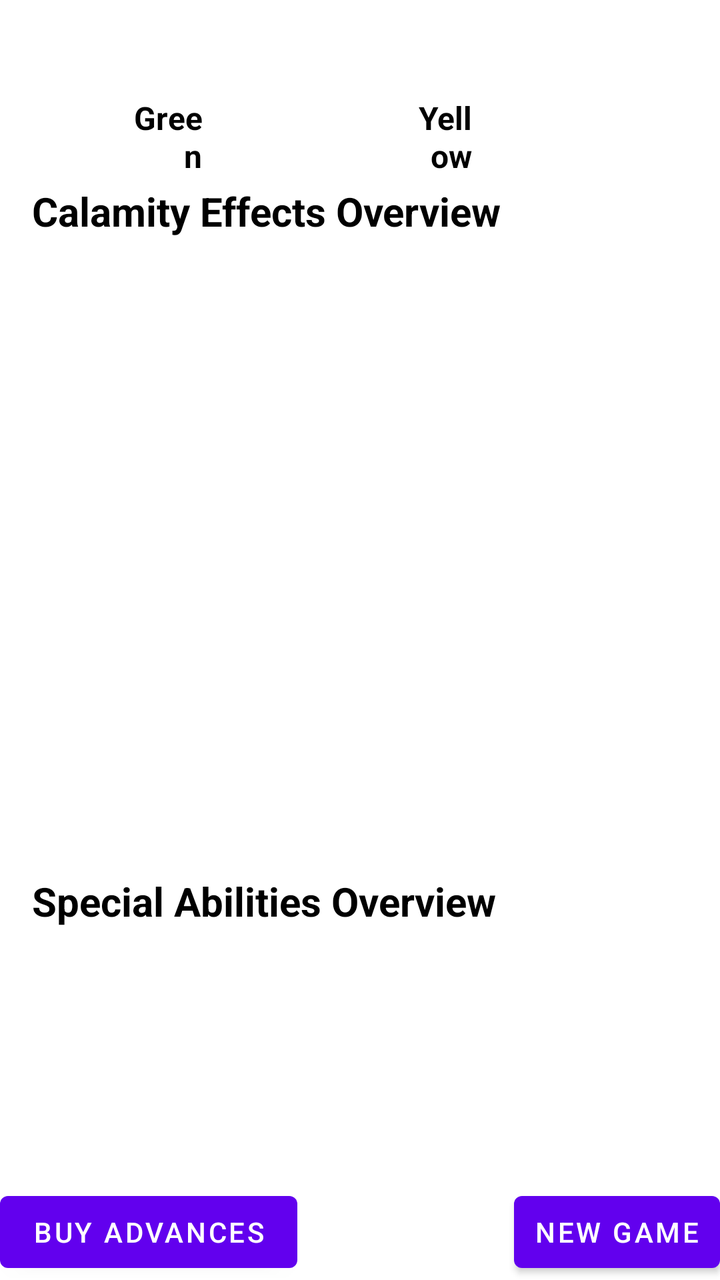
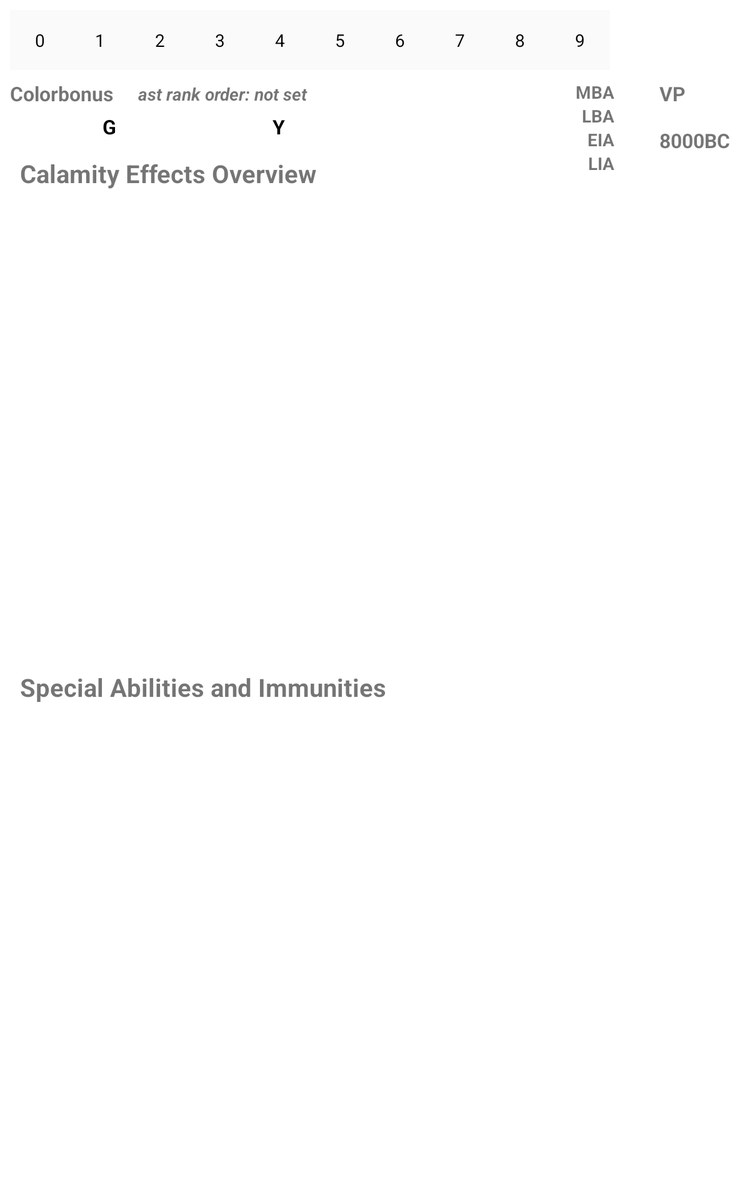

One screen, two layout resources from the same app: the default and the repository's alternative for another configuration. Each is rendered where Android would select it; the XML of both is given below.
<!-- AndroidManifest.xml: application theme Theme.CivicHelper -->
<!-- res/layout/fragment_home.xml -->
<?xml version="1.0" encoding="utf-8"?>
<androidx.constraintlayout.widget.ConstraintLayout xmlns:android="http://schemas.android.com/apk/res/android"
    xmlns:app="http://schemas.android.com/apk/res-auto"
    xmlns:tools="http://schemas.android.com/tools"
    android:id="@+id/frameLayout"
    android:layout_width="match_parent"
    android:layout_height="match_parent"
    tools:context=".HomeFragment">

    <TextView
        android:id="@+id/textView"
        android:layout_width="0dp"
        android:layout_height="0dp"
        app:layout_constraintBottom_toBottomOf="parent"
        app:layout_constraintEnd_toEndOf="parent"
        app:layout_constraintHorizontal_bias="1.0"
        app:layout_constraintStart_toStartOf="parent"
        app:layout_constraintTop_toTopOf="parent"
        app:layout_constraintVertical_bias="0.0" />

    <Button
        android:id="@+id/startBtn"
        android:layout_width="wrap_content"
        android:layout_height="wrap_content"
        android:text="Buy Advances"
        app:layout_constraintBottom_toBottomOf="parent"
        app:layout_constraintStart_toStartOf="parent" />

    <Button
        android:id="@+id/resetBtn"
        android:layout_width="wrap_content"
        android:layout_height="wrap_content"
        android:paddingHorizontal="10dp"
        android:text="New Game"
        app:layout_constraintBottom_toBottomOf="parent"
        app:layout_constraintEnd_toEndOf="parent" />

    <TextView
        android:id="@+id/tvBoni"
        android:layout_width="wrap_content"
        android:layout_height="30dp"
        android:layout_marginStart="17dp"
        android:layout_marginTop="16dp"
        android:layout_marginEnd="304dp"
        android:layout_marginBottom="685dp"
        android:text="Colorbonus"
        android:textColor="#000000"
        android:textSize="20sp"
        android:textStyle="bold"
        app:layout_constraintBottom_toBottomOf="parent"
        app:layout_constraintEnd_toEndOf="parent"
        app:layout_constraintHorizontal_bias="0.0"
        app:layout_constraintStart_toStartOf="parent"
        app:layout_constraintTop_toTopOf="parent"
        app:layout_constraintVertical_bias="0.0" />

    <TextView
        android:id="@+id/bonusBlue"
        android:layout_width="@dimen/color_bonus"
        android:layout_height="wrap_content"
        android:layout_marginStart="16dp"
        android:layout_marginTop="43dp"
        android:gravity="end"
        android:padding="5dp"
        android:text="Blue"
        android:textColor="#FFFFFF"
        android:textSize="@dimen/text_size_bonus"
        android:textStyle="bold"
        app:layout_constraintStart_toStartOf="parent"
        app:layout_constraintTop_toTopOf="parent" />

    <TextView
        android:id="@+id/bonusGreen"
        android:layout_width="@dimen/color_bonus"
        android:layout_height="wrap_content"
        android:gravity="end"
        android:padding="5dp"
        android:text="Green"
        android:textColor="#000000"
        android:textColorHighlight="#F8F5F5"
        android:textSize="@dimen/text_size_bonus"
        android:textStyle="bold"
        app:layout_constraintStart_toEndOf="@+id/bonusBlue"
        app:layout_constraintTop_toTopOf="@+id/bonusBlue" />

    <TextView
        android:id="@+id/bonusOrange"
        android:layout_width="@dimen/color_bonus"
        android:layout_height="wrap_content"
        android:gravity="end"
        android:padding="5dp"
        android:text="Orange"
        android:textColor="#ffffff"
        android:textSize="@dimen/text_size_bonus"
        android:textStyle="bold"
        app:layout_constraintStart_toEndOf="@+id/bonusGreen"
        app:layout_constraintTop_toTopOf="@+id/bonusGreen" />

    <TextView
        android:id="@+id/bonusRed"
        android:layout_width="@dimen/color_bonus"
        android:layout_height="wrap_content"
        android:gravity="end"
        android:padding="5dp"
        android:text="Red"
        android:textColor="#FFFFFF"
        android:textSize="@dimen/text_size_bonus"
        android:textStyle="bold"
        app:layout_constraintStart_toEndOf="@+id/bonusOrange"
        app:layout_constraintTop_toTopOf="@+id/bonusOrange" />

    <TextView
        android:id="@+id/bonusYellow"
        android:layout_width="@dimen/color_bonus"
        android:layout_height="wrap_content"
        android:gravity="end"
        android:padding="5dp"
        android:text="Yellow"
        android:textColor="#000000"
        android:textSize="@dimen/text_size_bonus"
        android:textStyle="bold"
        app:layout_constraintStart_toEndOf="@+id/bonusRed"
        app:layout_constraintTop_toTopOf="@+id/bonusRed" />

    <TextView
        android:id="@+id/tvCalamityBonus"
        android:layout_width="wrap_content"
        android:layout_height="30dp"
        android:layout_marginStart="16dp"
        android:layout_marginTop="92dp"
        android:text="Calamity Effects Overview"
        android:textColor="#000000"
        android:textSize="20sp"
        android:textStyle="bold"
        app:layout_constraintStart_toStartOf="parent"
        app:layout_constraintTop_toTopOf="parent" />

    <androidx.recyclerview.widget.RecyclerView
        android:id="@+id/listCalamity"
        android:name="org.tesira.mturba.civichelper.HomeFragment"
        android:layout_width="272dp"
        android:layout_height="wrap_content"
        android:layout_marginStart="16dp"
        android:layout_marginTop="5dp"
        android:layout_marginEnd="16dp"
        app:layoutManager="LinearLayoutManager"
        app:layout_constraintBottom_toBottomOf="parent"
        app:layout_constraintEnd_toEndOf="parent"
        app:layout_constraintHorizontal_bias="0.0"
        app:layout_constraintStart_toStartOf="parent"
        app:layout_constraintTop_toBottomOf="@+id/tvCalamityBonus"
        app:layout_constraintVertical_bias="0.0"
        tools:listitem="@layout/item_row_calamity" />

    <TextView
        android:id="@+id/tvSpecials"
        android:layout_width="wrap_content"
        android:layout_height="30dp"
        android:layout_marginStart="16dp"
        android:layout_marginTop="437dp"
        android:text="Special Abilities Overview"
        android:textColor="#000000"
        android:textSize="20sp"
        android:textStyle="bold"
        app:layout_constraintStart_toStartOf="parent"
        app:layout_constraintTop_toTopOf="parent" />

    <androidx.recyclerview.widget.RecyclerView
        android:id="@+id/listAbility"
        android:name="org.tesira.mturba.civichelper.HomeFragment"
        android:layout_width="wrap_content"
        android:layout_height="wrap_content"
        android:layout_marginStart="16dp"
        app:layoutManager="LinearLayoutManager"
        app:layout_constraintStart_toStartOf="parent"
        app:layout_constraintTop_toBottomOf="@+id/tvSpecials"
        tools:listitem="@layout/item_row_specials" />

</androidx.constraintlayout.widget.ConstraintLayout>
<!-- res/layout/item_row_calamity.xml (included above) -->
<?xml version="1.0" encoding="utf-8"?>
<LinearLayout xmlns:android="http://schemas.android.com/apk/res/android"
    android:paddingTop="2dp"
    android:paddingBottom="2dp"
    android:layout_width="match_parent"
    android:layout_height="wrap_content"
    android:orientation="horizontal">

    <TextView
        android:id="@+id/tvCalamity"
        android:layout_width="wrap_content"
        android:layout_height="wrap_content"
        android:paddingStart="4dp"
        android:paddingEnd="4dp"
        android:gravity="start"
        android:text="@string/calamitytext"
        android:textSize="14sp"
        android:textColor="?android:textColorPrimary" />

    <TextView
        android:id="@+id/tvBonus"
        android:layout_width="0dp"
        android:layout_height="wrap_content"
        android:layout_weight="1"
        android:paddingStart="4dp"
        android:paddingEnd="4dp"
        android:gravity="end"
        android:text="@string/value"
        android:textSize="14sp"
        android:textColor="?android:textColorSecondary" />

</LinearLayout>
<!-- res/layout/item_row_specials.xml (included above) -->
<?xml version="1.0" encoding="utf-8"?>
<LinearLayout xmlns:android="http://schemas.android.com/apk/res/android"
    android:layout_width="match_parent"
    android:layout_height="wrap_content"
    android:paddingTop="2dp"
    android:paddingBottom="2dp"
    android:orientation="horizontal"
    android:gravity="center_vertical">

    <TextView
        android:id="@+id/textView"
        android:layout_width="match_parent"
        android:layout_height="wrap_content"
        android:paddingStart="4dp"
        android:paddingEnd="4dp"
        android:text="@string/element_text"
        android:textSize="12sp" />
</LinearLayout>
<!-- resources referenced by this layout -->
<resources>
  <dimen name="color_bonus">45dp</dimen>
  <dimen name="text_size_bonus">16sp</dimen>
  <string name="calamitytext">Calamitytext</string>
  <string name="element_text">special ability</string>
  <string name="value">value</string>
  <style name="Theme.CivicHelper" parent="Theme.MaterialComponents.DayNight.DarkActionBar">
          
          <item name="colorPrimary">@color/purple_500</item>
          <item name="colorPrimaryVariant">@color/purple_700</item>
          <item name="colorOnPrimary">@color/white</item>
          
          <item name="colorSecondary">@color/teal_200</item>
          <item name="colorSecondaryVariant">@color/teal_700</item>
          <item name="colorOnSecondary">@color/black</item>
          
          <item name="android:statusBarColor" tools:targetApi="l">?attr/colorPrimaryVariant</item>
          
      </style>
  <color name="purple_500">#FF6200EE</color>
  <color name="purple_700">#FF3700B3</color>
  <color name="white">#FFFFFFFF</color>
  <color name="teal_200">#FF03DAC5</color>
  <color name="teal_700">#FF018786</color>
  <color name="black">#FF000000</color>
</resources>
<!-- res/layout-w500dp-port/fragment_home.xml (the repository's variant of the layout above) -->
<!-- drawn on a 7-inch tablet held upright -->
<?xml version="1.0" encoding="utf-8"?>
<androidx.constraintlayout.widget.ConstraintLayout xmlns:android="http://schemas.android.com/apk/res/android"
    xmlns:app="http://schemas.android.com/apk/res-auto"
    xmlns:tools="http://schemas.android.com/tools"
    android:id="@+id/frameLayout"
    android:layout_width="match_parent"
    android:layout_height="match_parent"
    tools:context="org.tesira.civic.HomeFragment">

    <TextView
        android:id="@+id/tvBoni"
        android:layout_width="wrap_content"
        android:layout_height="0dp"
        android:layout_marginStart="8dp"
        android:layout_marginTop="8dp"
        android:text="Colorbonus"
        android:textSize="16sp"
        android:textStyle="bold"
        app:layout_constraintStart_toStartOf="parent"
        app:layout_constraintTop_toBottomOf="@+id/radioGroup" />

    <TextView
        android:id="@+id/bonusBlue"
        android:layout_width="@dimen/color_bonus"
        android:layout_height="0dp"
        android:gravity="end"
        android:padding="5dp"
        android:text="B"
        android:textColor="#FFFFFF"
        android:textSize="@dimen/text_size_bonus"
        android:textStyle="bold"
        app:layout_constraintStart_toStartOf="@+id/tvBoni"
        app:layout_constraintTop_toBottomOf="@+id/tvBoni" />

    <TextView
        android:id="@+id/bonusGreen"
        android:layout_width="@dimen/color_bonus"
        android:layout_height="wrap_content"
        android:gravity="end"
        android:padding="5dp"
        android:text="G"
        android:textColor="#000000"
        android:textColorHighlight="#F8F5F5"
        android:textSize="@dimen/text_size_bonus"
        android:textStyle="bold"
        app:layout_constraintStart_toEndOf="@+id/bonusBlue"
        app:layout_constraintTop_toTopOf="@+id/bonusBlue" />

    <TextView
        android:id="@+id/bonusOrange"
        android:layout_width="@dimen/color_bonus"
        android:layout_height="wrap_content"
        android:gravity="end"
        android:padding="5dp"
        android:text="O"
        android:textColor="#ffffff"
        android:textSize="@dimen/text_size_bonus"
        android:textStyle="bold"
        app:layout_constraintStart_toEndOf="@+id/bonusGreen"
        app:layout_constraintTop_toTopOf="@+id/bonusGreen" />

    <TextView
        android:id="@+id/bonusRed"
        android:layout_width="@dimen/color_bonus"
        android:layout_height="wrap_content"
        android:gravity="end"
        android:padding="5dp"
        android:text="R"
        android:textColor="#FFFFFF"
        android:textSize="@dimen/text_size_bonus"
        android:textStyle="bold"
        app:layout_constraintStart_toEndOf="@+id/bonusOrange"
        app:layout_constraintTop_toTopOf="@+id/bonusOrange" />

    <TextView
        android:id="@+id/bonusYellow"
        android:layout_width="@dimen/color_bonus"
        android:layout_height="wrap_content"
        android:gravity="end"
        android:padding="5dp"
        android:text="Y"
        android:textColor="#000000"
        android:textSize="@dimen/text_size_bonus"
        android:textStyle="bold"
        app:layout_constraintStart_toEndOf="@+id/bonusRed"
        app:layout_constraintTop_toTopOf="@+id/bonusRed" />

    <TextView
        android:id="@+id/tvCalamityBonus"
        android:layout_width="wrap_content"
        android:layout_height="30dp"
        android:layout_marginStart="16dp"
        android:layout_marginTop="8dp"
        android:text="Calamity Effects Overview"
        android:textSize="20sp"
        android:textStyle="bold"
        app:layout_constraintStart_toStartOf="parent"
        app:layout_constraintTop_toBottomOf="@+id/bonusBlue" />

    <androidx.recyclerview.widget.RecyclerView
        android:id="@+id/listCalamity"
        android:layout_width="0dp"
        android:layout_height="0dp"
        android:layout_marginEnd="16dp"
        app:layoutManager="LinearLayoutManager"
        app:layout_constraintBottom_toTopOf="@+id/guidelineMitte"
        app:layout_constraintEnd_toEndOf="parent"
        app:layout_constraintStart_toStartOf="@+id/tvCalamityBonus"
        app:layout_constraintTop_toBottomOf="@+id/tvCalamityBonus"
        app:layout_constraintVertical_bias="0.0"
        tools:listitem="@layout/item_row_calamity" />

    <TextView
        android:id="@+id/tvVp"
        android:layout_width="wrap_content"
        android:layout_height="wrap_content"
        android:text="VP"
        android:textSize="16sp"
        android:textStyle="bold"
        app:layout_constraintStart_toStartOf="@+id/tvTime"
        app:layout_constraintTop_toTopOf="@+id/tvMBA" />

    <androidx.constraintlayout.widget.Guideline
        android:id="@+id/guidelineMitte"
        android:layout_width="wrap_content"
        android:layout_height="wrap_content"
        android:orientation="horizontal"
        app:layout_constraintGuide_percent="0.55" />

    <TextView
        android:id="@+id/tvSpecials"
        android:layout_width="wrap_content"
        android:layout_height="30dp"
        android:layout_marginStart="16dp"
        android:layout_marginTop="8dp"
        android:text="Special Abilities and Immunities"
        android:textSize="20sp"
        android:textStyle="bold"
        app:layout_constraintStart_toStartOf="parent"
        app:layout_constraintTop_toTopOf="@+id/guidelineMitte" />

    <androidx.recyclerview.widget.RecyclerView
        android:id="@+id/listAbility"
        android:layout_width="0dp"
        android:layout_height="0dp"
        android:layout_marginEnd="16dp"
        android:layout_marginBottom="8dp"
        app:layoutManager="LinearLayoutManager"
        app:layout_constraintBottom_toBottomOf="parent"
        app:layout_constraintEnd_toEndOf="parent"
        app:layout_constraintHorizontal_bias="0.0"
        app:layout_constraintStart_toStartOf="@+id/tvSpecials"
        app:layout_constraintTop_toBottomOf="@+id/tvSpecials"
        app:layout_constraintVertical_bias="0.0"
        tools:listitem="@layout/item_row_specials" />

    <TextView
        android:id="@+id/tvMBA"
        android:layout_width="@dimen/ast_marker"
        android:layout_height="wrap_content"
        android:layout_marginTop="8dp"
        android:layout_marginEnd="32dp"
        android:gravity="right"
        android:paddingLeft="4dp"
        android:paddingRight="4dp"
        android:text="MBA"
        android:textStyle="bold"
        app:layout_constraintEnd_toStartOf="@+id/tvVp"
        app:layout_constraintTop_toBottomOf="@+id/radioGroup" />

    <TextView
        android:id="@+id/tvLBA"
        android:layout_width="@dimen/ast_marker"
        android:layout_height="wrap_content"
        android:gravity="right"
        android:paddingLeft="4dp"
        android:paddingRight="4dp"
        android:text="LBA"
        android:textStyle="bold"
        app:layout_constraintEnd_toEndOf="@+id/tvMBA"
        app:layout_constraintHorizontal_bias="0.0"
        app:layout_constraintStart_toStartOf="@+id/tvMBA"
        app:layout_constraintTop_toBottomOf="@+id/tvMBA" />

    <TextView
        android:id="@+id/tvEIA"
        android:layout_width="@dimen/ast_marker"
        android:layout_height="wrap_content"
        android:gravity="right"
        android:paddingLeft="4dp"
        android:paddingRight="4dp"
        android:text="EIA"
        android:textStyle="bold"
        app:layout_constraintEnd_toEndOf="@+id/tvLBA"
        app:layout_constraintStart_toStartOf="@+id/tvLBA"
        app:layout_constraintTop_toBottomOf="@+id/tvLBA" />

    <TextView
        android:id="@+id/tvLIA"
        android:layout_width="@dimen/ast_marker"
        android:layout_height="wrap_content"
        android:gravity="right"
        android:paddingLeft="4dp"
        android:paddingRight="4dp"
        android:text="LIA"
        android:textStyle="bold"
        app:layout_constraintEnd_toEndOf="@+id/tvEIA"
        app:layout_constraintStart_toStartOf="@+id/tvEIA"
        app:layout_constraintTop_toBottomOf="@+id/tvEIA" />

    <TextView
        android:id="@+id/tvCivilization"
        android:layout_width="wrap_content"
        android:layout_height="wrap_content"
        android:paddingStart="20dp"
        android:text="ast rank order: not set"
        android:textStyle="bold|italic"
        app:layout_constraintBottom_toBottomOf="@+id/tvBoni"
        app:layout_constraintStart_toEndOf="@+id/tvBoni"
        app:layout_constraintTop_toTopOf="@+id/tvBoni" />

    <RadioGroup
        android:id="@+id/radioGroup"
        android:layout_width="0dp"
        android:layout_height="wrap_content"
        android:layout_marginStart="8dp"
        android:layout_marginTop="8dp"
        android:orientation="horizontal"
        app:layout_constraintStart_toStartOf="parent"
        app:layout_constraintTop_toTopOf="parent">

        <RadioButton
            android:id="@+id/radio_0"
            android:layout_width="48dp"
            android:layout_height="wrap_content"
            android:background="@drawable/checkbox_background"
            android:button="@null"
            android:gravity="center"
            android:maxWidth="48dp"
            android:minWidth="30dp"
            android:text="0" />

        <RadioButton
            android:id="@+id/radio_1"
            android:layout_width="48dp"
            android:layout_height="wrap_content"
            android:background="@drawable/checkbox_background"
            android:button="@null"
            android:gravity="center"
            android:maxWidth="48dp"
            android:minWidth="30dp"
            android:text="1" />

        <RadioButton
            android:id="@+id/radio_2"
            android:layout_width="48dp"
            android:layout_height="wrap_content"
            android:background="@drawable/checkbox_background"
            android:button="@null"
            android:gravity="center"
            android:maxWidth="48dp"
            android:minWidth="30dp"
            android:text="2" />

        <RadioButton
            android:id="@+id/radio_3"
            android:layout_width="48dp"
            android:layout_height="wrap_content"
            android:background="@drawable/checkbox_background"
            android:button="@null"
            android:gravity="center"
            android:maxWidth="48dp"
            android:minWidth="30dp"
            android:text="3" />

        <RadioButton
            android:id="@+id/radio_4"
            android:layout_width="48dp"
            android:layout_height="wrap_content"
            android:background="@drawable/checkbox_background"
            android:button="@null"
            android:gravity="center"
            android:maxWidth="48dp"
            android:minWidth="30dp"
            android:text="4" />

        <RadioButton
            android:id="@+id/radio_5"
            android:layout_width="48dp"
            android:layout_height="wrap_content"
            android:background="@drawable/checkbox_background"
            android:button="@null"
            android:gravity="center"
            android:maxWidth="48dp"
            android:minWidth="30dp"
            android:text="5" />

        <RadioButton
            android:id="@+id/radio_6"
            android:layout_width="48dp"
            android:layout_height="wrap_content"
            android:background="@drawable/checkbox_background"
            android:button="@null"
            android:gravity="center"
            android:maxWidth="48dp"
            android:minWidth="30dp"
            android:text="6" />

        <RadioButton
            android:id="@+id/radio_7"
            android:layout_width="48dp"
            android:layout_height="wrap_content"
            android:background="@drawable/checkbox_background"
            android:button="@null"
            android:gravity="center"
            android:maxWidth="48dp"
            android:minWidth="30dp"
            android:text="7" />

        <RadioButton
            android:id="@+id/radio_8"
            android:layout_width="48dp"
            android:layout_height="wrap_content"
            android:background="@drawable/checkbox_background"
            android:button="@null"
            android:gravity="center"
            android:maxWidth="48dp"
            android:minWidth="30dp"
            android:text="8" />

        <RadioButton
            android:id="@+id/radio_9"
            android:layout_width="48dp"
            android:layout_height="wrap_content"
            android:background="@drawable/checkbox_background"
            android:button="@null"
            android:gravity="center"
            android:maxWidth="48dp"
            android:minWidth="30dp"
            android:text="9" />
    </RadioGroup>

    <TextView
        android:id="@+id/tvTime"
        android:layout_width="wrap_content"
        android:layout_height="wrap_content"
        android:layout_marginTop="16dp"
        android:layout_marginEnd="16dp"
        android:gravity="end"
        android:text="8000BC"
        android:textSize="16sp"
        android:textStyle="bold"
        app:layout_constraintEnd_toEndOf="parent"
        app:layout_constraintTop_toBottomOf="@+id/tvVp" />

</androidx.constraintlayout.widget.ConstraintLayout>
<!-- resources referenced by the variant -->
<!-- as a 7-inch tablet held upright resolves them -->
<resources>
  <dimen name="ast_marker">40dp</dimen>
  <dimen name="color_bonus">45dp</dimen>
  <dimen name="text_size_bonus">16sp</dimen>
  <!-- drawable checkbox_background (drawable) -->
  <?xml version="1.0" encoding="utf-8"?>
  <selector xmlns:android="http://schemas.android.com/apk/res/android">
      <item android:state_checked="true" android:drawable="@drawable/card_selected" />
      <item android:state_checked="false" android:drawable="@color/grey" />
  </selector>
  <string name="calamitytext">Calamitytext</string>
  <string name="element_text">special ability</string>
  <string name="value">value</string>
  <style name="Theme.CivicHelper" parent="Theme.MaterialComponents.DayNight.DarkActionBar">
          
          <item name="colorPrimary">@color/purple_500</item>
          <item name="colorPrimaryVariant">@color/purple_700</item>
          <item name="colorOnPrimary">@color/white</item>
          
          <item name="colorSecondary">@color/teal_200</item>
          <item name="colorSecondaryVariant">@color/teal_700</item>
          <item name="colorOnSecondary">@color/black</item>
          
          <item name="android:statusBarColor" tools:targetApi="l">?attr/colorPrimaryVariant</item>
          
      </style>
  <!-- drawable card_selected (drawable) -->
  <shape xmlns:android="http://schemas.android.com/apk/res/android"
      android:shape="rectangle">
      <solid android:color="@color/md_theme_primaryContainer" />
      <stroke
          android:width="5dp"
          android:color="@color/md_theme_onPrimaryContainer" />
  
      <corners android:radius="0dp" />
  </shape>
  <color name="grey">#fafafa</color>
  <color name="purple_500">#FF6200EE</color>
  <color name="purple_700">#FF3700B3</color>
  <color name="white">#FFFFFFFF</color>
  <color name="teal_200">#FF03DAC5</color>
  <color name="teal_700">#FF018786</color>
  <color name="black">#FF000000</color>
</resources>
